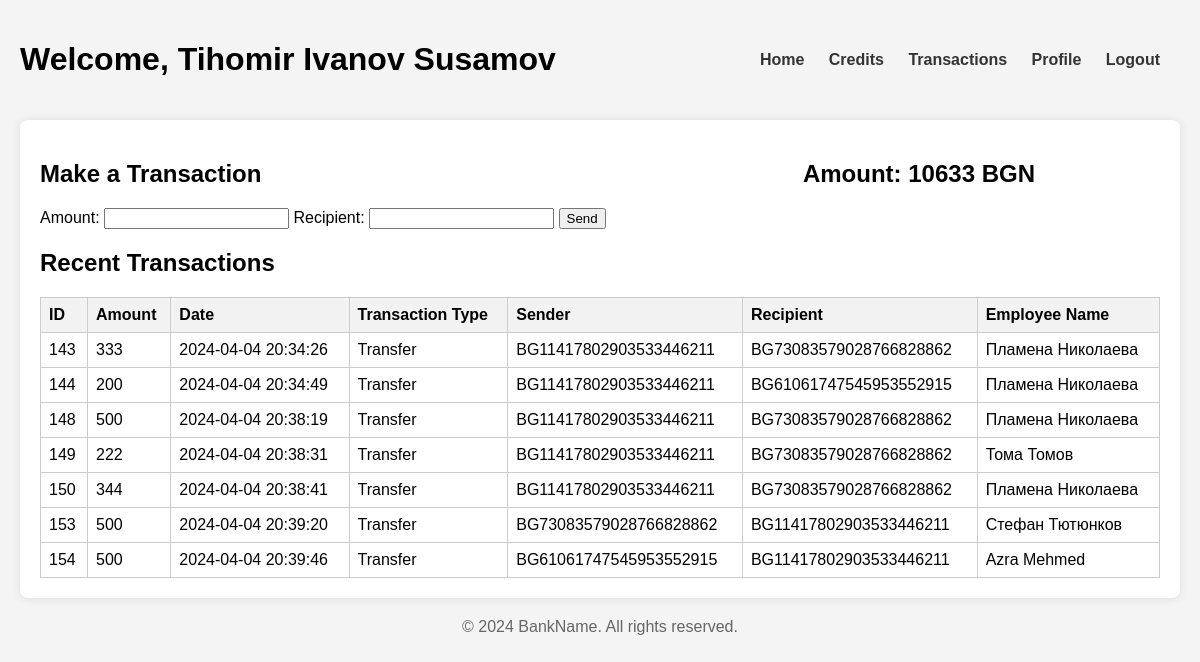
Page /Transactions.php (signed in) on the committed database.
### tables this page shows
CREATE TABLE `bank_account` (
  `IBAN` varchar(22) NOT NULL,
  `Interest` decimal(10,0) NOT NULL,
  `Account_Status_ID` int(11) NOT NULL,
  `Client_EGN` varchar(10) NOT NULL,
  `Currency_ID` int(11) NOT NULL,
  `Amount` decimal(10,0) NOT NULL
);

CREATE TABLE `currency` (
  `ID` int(11) NOT NULL,
  `Name` varchar(20) NOT NULL
);

CREATE TABLE `transaction` (
  `ID` int(11) NOT NULL,
  `Amount` decimal(10,0) NOT NULL,
  `Date` timestamp NOT NULL DEFAULT current_timestamp() ON UPDATE current_timestamp(),
  `Trans_Type_ID` int(11) NOT NULL,
  `S_Bank_Account_IBAN` varchar(22) NOT NULL,
  `R_Bank_Account_IBAN` varchar(22) NOT NULL,
  `Employee_EGN` varchar(10) NOT NULL
);

CREATE TABLE `trans_type` (
  `ID` int(11) NOT NULL,
  `Type` varchar(20) NOT NULL
);

CREATE TABLE `employee` (
  `Name` varchar(50) NOT NULL,
  `EGN` varchar(10) NOT NULL,
  `Phone_number` varchar(10) NOT NULL,
  `Position_ID` int(11) NOT NULL,
  `username` varchar(50) NOT NULL,
  `password` text NOT NULL
);

### User_Acc_Info.php (called while the page is built, shortened)
<?php
  require('database.php');
  $username = $_SESSION['username'];
  $name = $_SESSION['name'];
  $egn = $_SESSION['egn'];
  $Client = mysqli_query($conn, "SELECT * FROM client WHERE username = '$username'");
  if($Client && mysqli_num_rows($Client) == 1){
    $currentAccInfo = mysqli_fetch_assoc(
      mysqli_query($conn, "
      SELECT bank_account.*, currency.Name AS CurrencyName
      FROM bank_account
      JOIN currency ON bank_account.currency_ID = currency.ID
      WHERE bank_account.Client_EGN = '$egn';
      "));
      $currAccAmount = $currentAccInfo['Amount'];
      $currAccIBAN = $currentAccInfo['IBAN'];
      $currAccCurrency = $currentAccInfo['CurrencyName'];
  }
?>

### Transactions.php (the view, shortened to what this page needs)
<?php
  include("User_Acc_Info.php");
?>
<!DOCTYPE html>
<html lang="en">
  <head>
    <link rel="stylesheet" href="Style\styles.css" />
  </head>
  <body>
    <div class="container">
      <header>
        <h1>Welcome, <?php echo $name?></h1>
        <nav>
          <ul>
            <li><a href="index.php">Home</a></li>
            <li><a href="Credits.php">Credits</a></li>
            <li><a href="#">Transactions</a></li>
            <li><a href="Profile.php"><?php echo (isset($currAccAmount)) ? 'Profile' : 'Clients'; ?></a></li>
            <li><a href="LOGIN.php">Logout</a></li>
          </ul>
        </nav>
      </header>
      <main >
        <section class="make-transaction">
          <div class="transaction-header-section" style="display: flex; justify-content: space-between">
            <?php
            if(isset($currAccAmount))
              echo '<h2>Make a Transaction</h2>'
            ?>
            <h2 id="accType"style="position:relative; right: 125px;">
              <?php
                if (isset($currAccAmount))
                  echo "Amount: $currAccAmount $currAccCurrency";
              ?>
            </h2>
          </div>
          <?php
          if (isset($currAccAmount))
          echo '
              <form action="Transactions.php" method="post">
                <label for="amount">Amount:</label>
                <input type="text" id="amount" name="amount" required />
                <label for="recipient">Recipient:</label>
                <input type="text" id="recipient" name="recipient" required />
                <button type="submit" name="transferButton">Send</button>
              </form>';
            ?>
        </section>
        <section class="transactions">
          <h2>Recent Transactions</h2>
          <table>
            <thead>
              <tr>
                <th>ID</th>
                <th>Amount</th>
                <th>Date</th>
                <th>Transaction Type</th>
                <th>Sender</th>
                <th>Recipient</th>
                <th>Employee Name</th>
              </tr>
            </thead>
            <tbody>
              <tr>
                <?php
                  if(isset($currAccAmount)) {
                    $result = mysqli_query($conn, "SELECT transaction.*,
                      trans_type.Type AS Trans_Type_Name,
                      employee.Name AS Employee_Name
                      FROM transaction
                      INNER JOIN trans_type
                      ON transaction.Trans_Type_ID = trans_type.ID
                      INNER JOIN employee
                      ON transaction.Employee_EGN = employee.EGN
                      WHERE transaction.S_Bank_Account_IBAN = '$currAccIBAN'
                      OR transaction.R_Bank_Account_IBAN = '$currAccIBAN'");
                      if($result) {
                        while($row = mysqli_fetch_assoc($result)){
                          ?>
                              <td><?php echo $row ['ID'];?></td>
                              <td><?php echo $row ['Amount'];?></td>
                              <td><?php echo $row ['Date'];?></td>
                              <td><?php echo $row ['Trans_Type_Name'];?></td>
                              <td><?php echo $row ['S_Bank_Account_IBAN'];?></td>
                              <td><?php echo $row ['R_Bank_Account_IBAN'];?></td>
                              <td><?php echo $row ['Employee_Name'];?></td>
                            </tr>
                            <?php
                            }
                          }
                          else echo"Error";
                  }
                ?>
            </tbody>
          </table>
        </section>
      </main>
      <footer>
        <p>&copy; 2024 BankName. All rights reserved.</p>
      </footer>
    </div>
  </body>
</html>

### Style/styles.css (style rules this page uses)
body { font-family: Arial, sans-serif; margin: 0; padding: 0; background-color: #f4f4f4; }
.container { max-width: 1400px; margin: 0 auto; padding: 20px; }
header { display: flex; justify-content: space-between; align-items: center; margin-bottom: 20px; }
nav ul { list-style-type: none; padding: 0; margin: 0; }
nav ul li { display: inline; margin-right: 20px; }
nav ul li a { text-decoration: none; color: #333; font-weight: bold; }
main { background-color: #fff; padding: 20px; border-radius: 8px; box-shadow: 0 0 10px rgba(0, 0, 0, 0.1); }
.transactions table { width: 100%; border-collapse: collapse; }
.transactions th, .transactions td { border: 1px solid #ccc; padding: 8px; text-align: left; }
.transactions th { background-color: #f2f2f2; }
footer { margin-top: 20px; text-align: center; color: #666; }

### rows in the picture
bank_account: Amount "10633", Currency_ID.Name "BGN"
transaction: ID "143", Amount "333", Date "2024-04-04 20:34:26", Trans_Type_ID.Type "Transfer", S_Bank_Account_IBAN "BG11417802903533446211", R_Bank_Account_IBAN "BG73083579028766828862", Employee_EGN.Name "Пламена Николаева"
transaction: ID "144", Amount "200", Date "2024-04-04 20:34:49", Trans_Type_ID.Type "Transfer", S_Bank_Account_IBAN "BG11417802903533446211", R_Bank_Account_IBAN "BG61061747545953552915", Employee_EGN.Name "Пламена Николаева"
transaction: ID "148", Amount "500", Date "2024-04-04 20:38:19", Trans_Type_ID.Type "Transfer", S_Bank_Account_IBAN "BG11417802903533446211", R_Bank_Account_IBAN "BG73083579028766828862", Employee_EGN.Name "Пламена Николаева"
transaction: ID "149", Amount "222", Date "2024-04-04 20:38:31", Trans_Type_ID.Type "Transfer", S_Bank_Account_IBAN "BG11417802903533446211", R_Bank_Account_IBAN "BG73083579028766828862", Employee_EGN.Name "Тома Томов"
transaction: ID "150", Amount "344", Date "2024-04-04 20:38:41", Trans_Type_ID.Type "Transfer", S_Bank_Account_IBAN "BG11417802903533446211", R_Bank_Account_IBAN "BG73083579028766828862", Employee_EGN.Name "Пламена Николаева"
transaction: ID "153", Amount "500", Date "2024-04-04 20:39:20", Trans_Type_ID.Type "Transfer", S_Bank_Account_IBAN "BG73083579028766828862", R_Bank_Account_IBAN "BG11417802903533446211", Employee_EGN.Name "Стефан Тютюнков"
transaction: ID "154", Amount "500", Date "2024-04-04 20:39:46", Trans_Type_ID.Type "Transfer", S_Bank_Account_IBAN "BG61061747545953552915", R_Bank_Account_IBAN "BG11417802903533446211", Employee_EGN.Name "Azra Mehmed"

### other values in the picture
$name "Tihomir Ivanov Susamov"
